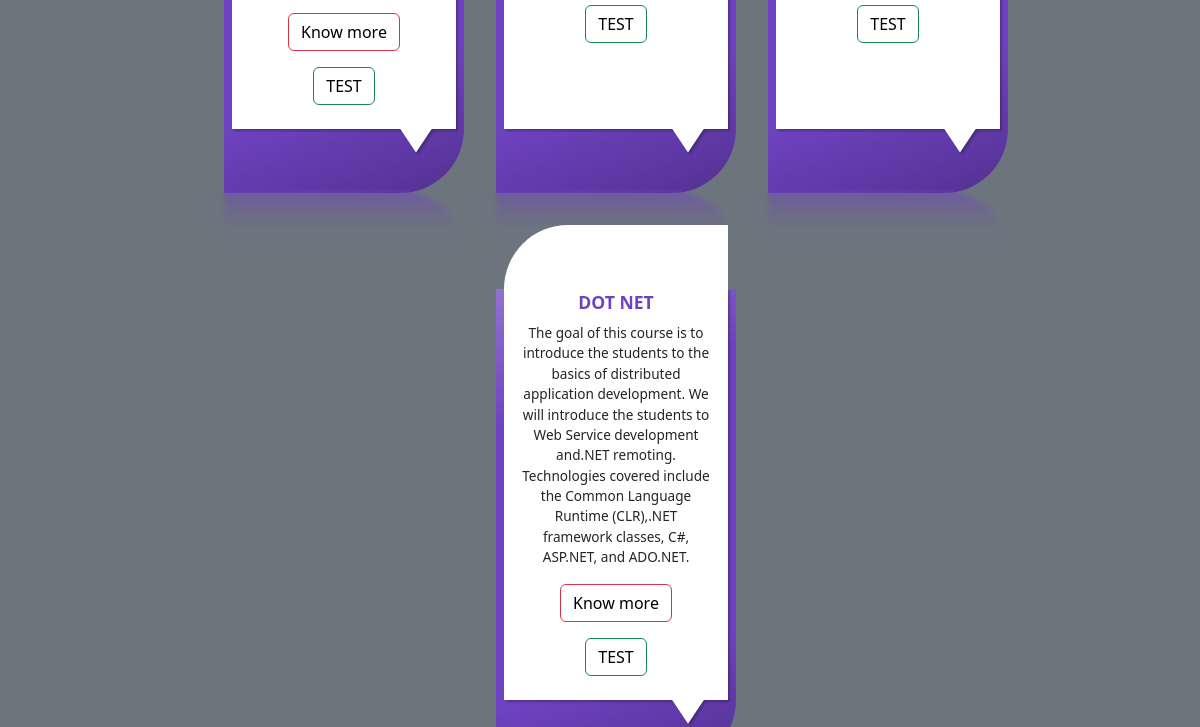
Page /list/ (signed in, lower part) on the earlier database version.
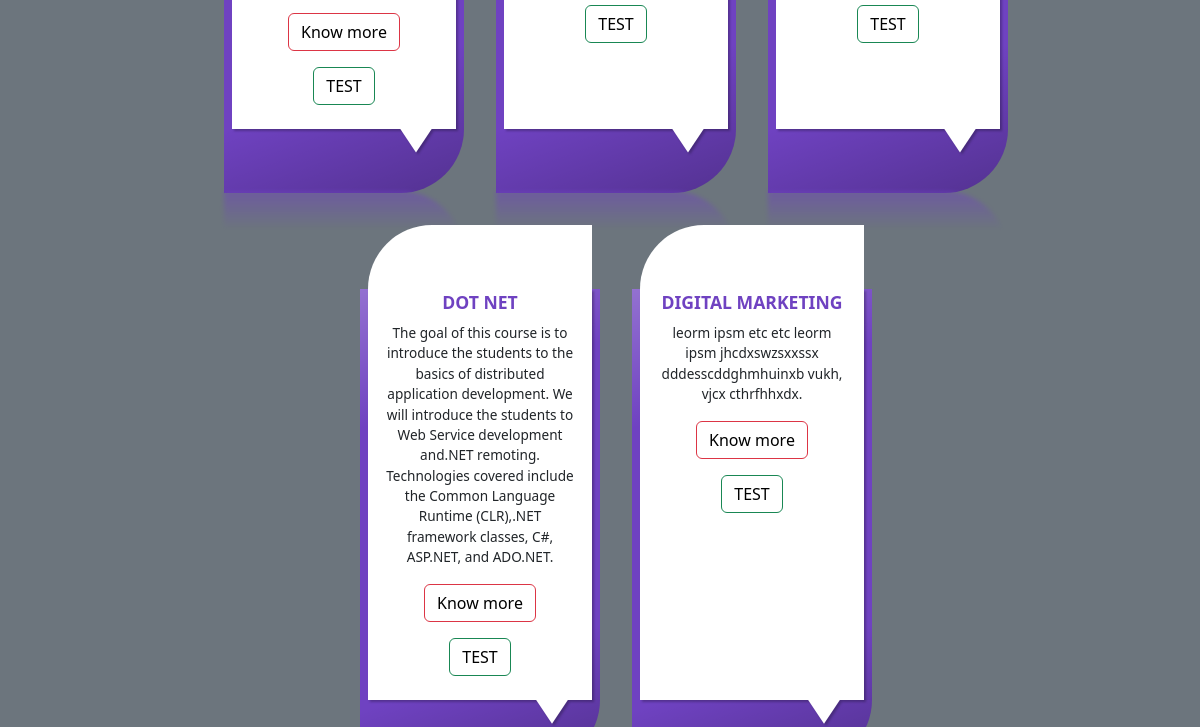
Same page on the later database version.
### app/models.py (models this page shows, shortened)
class Course(models.Model):
    title = models.CharField(max_length=100)
    description = models.TextField()
    picture=models.ImageField(upload_to="images",blank=True,null=True)

### app/views.py (the view)
# urls.py: path('list/',views.CourseListView.as_view(),name="course-list"),
@method_decorator(decks, name='dispatch')
class CourseListView(ListView):
    model=Course
    template_name="courses-list.html"
    context_object_name="courses"

### app/templates/courses-list.html (shortened to what this page needs)
<!DOCTYPE html>
{%load static%}
<html lang="en">
<head>
    <link rel="stylesheet" href="{%static 'css/courselist.css'%}">
    <link href="https://cdn.jsdelivr.net/npm/bootstrap@5.3.1/dist/css/bootstrap.min.css" rel="stylesheet"
 />
</head>
<body class="bg-secondary">
    <ol>
        {%for c in courses%}
        <li style="--accent-color:#6F42C1">
            <div class="icon"></a></div>
            <div class="title">{{c.title}}</div>
            <div class="course-description">{{c.description}}
                <button class="btn btn-outline-danger m-2 mt-3"><a href="{%url 'course-details' c.id%}" style="text-decoration: none; color: black;">Know
                   more</a></button>
                   <button class="btn btn-outline-success m-2"><a href="{%url 'quizz'%}" style="text-decoration: none; color: black;">TEST</a></button>
            </div>
        </li>
        {%endfor%}
    </ol>
</body>
</html>

Differences in the rows shown:
added Course: title "DIGITAL MARKETING", description "leorm ipsm etc etc leorm ipsm jhcdxswzsxxssx dddesscddghmhuinxb vukh, vjcx cthrfhhxdx."
